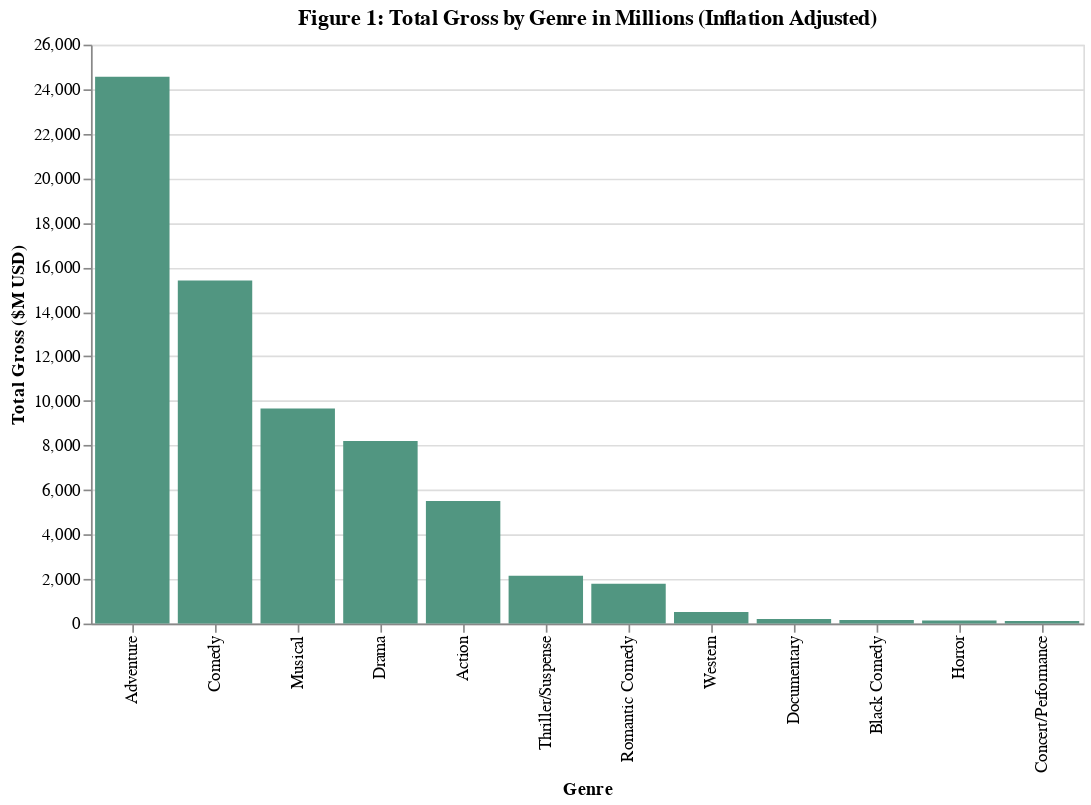

Notebook code cell kept with this figure:
### Markdown cell above
### Visualizing Total Gross and Number of Productions by Genre

I will plot the total gross in millions by genre, which will give a numerical representation of viewers' preference of genre. The public is likely to re-watch and recommend movies they like to others, and as such, this will be reflected in the gross of movies (and thereby genres). 

I will also visualize the number of movies produced by Disney for every genre. This will give an idea of Disney's preference of genre, as a higher number of films produced indicates a preference by Disney to produce a given genre.

### Code cell
gross_plot = alt.Chart(movies_grouped).mark_bar(color = '#519681').encode(
    x=alt.X('genre', title='Genre', sort = '-y'),
    y=alt.Y('total_gross_M',title='Total Gross ($M USD)')).properties(
    title='Figure 1: Total Gross by Genre in Millions (Inflation Adjusted)', height = 350,width = 600)
gross_plot

### Figure 1 — Vega-Lite specification as saved in the notebook (floating-point values rounded to 4 significant figures)
{"config": {"view": {"continuousWidth": 400, "continuousHeight": 300}}, "data": {"name": "data-4cb32b2f175a4e8bb1f1c5a7600345c3"}, "mark": {"type": "bar", "color": "#519681"}, "encoding": {"x": {"type": "nominal", "field": "genre", "sort": "-y", "title": "Genre"}, "y": {"type": "quantitative", "field": "total_gross_M", "title": "Total Gross ($M USD)"}}, "height": 350, "title": "Figure 1: Total Gross by Genre in Millions (Inflation Adjusted)", "width": 600, "$schema": "https://vega.github.io/schema/vega-lite/v4.8.1.json", "datasets": {"data-4cb32b2f175a4e8bb1f1c5a7600345c3": [{"genre": "Action", "total_gross_M": 5499.0, "movie_count": 40}, {"genre": "Adventure", "total_gross_M": 24560.0, "movie_count": 129}, {"genre": "Black Comedy", "total_gross_M": 156.7, "movie_count": 3}, {"genre": "Comedy", "total_gross_M": 15410.0, "movie_count": 182}, {"genre": "Concert/Performance", "total_gross_M": 114.8, "movie_count": 2}, {"genre": "Documentary", "total_gross_M": 203.5, "movie_count": 16}, {"genre": "Drama", "total_gross_M": 8196.0, "movie_count": 114}, {"genre": "Horror", "total_gross_M": 140.5, "movie_count": 6}, {"genre": "Musical", "total_gross_M": 9658.0, "movie_count": 16}, {"genre": "Romantic Comedy", "total_gross_M": 1789.0, "movie_count": 23}, {"genre": "Thriller/Suspense", "total_gross_M": 2152.0, "movie_count": 24}, {"genre": "Western", "total_gross_M": 516.7, "movie_count": 7}]}}
